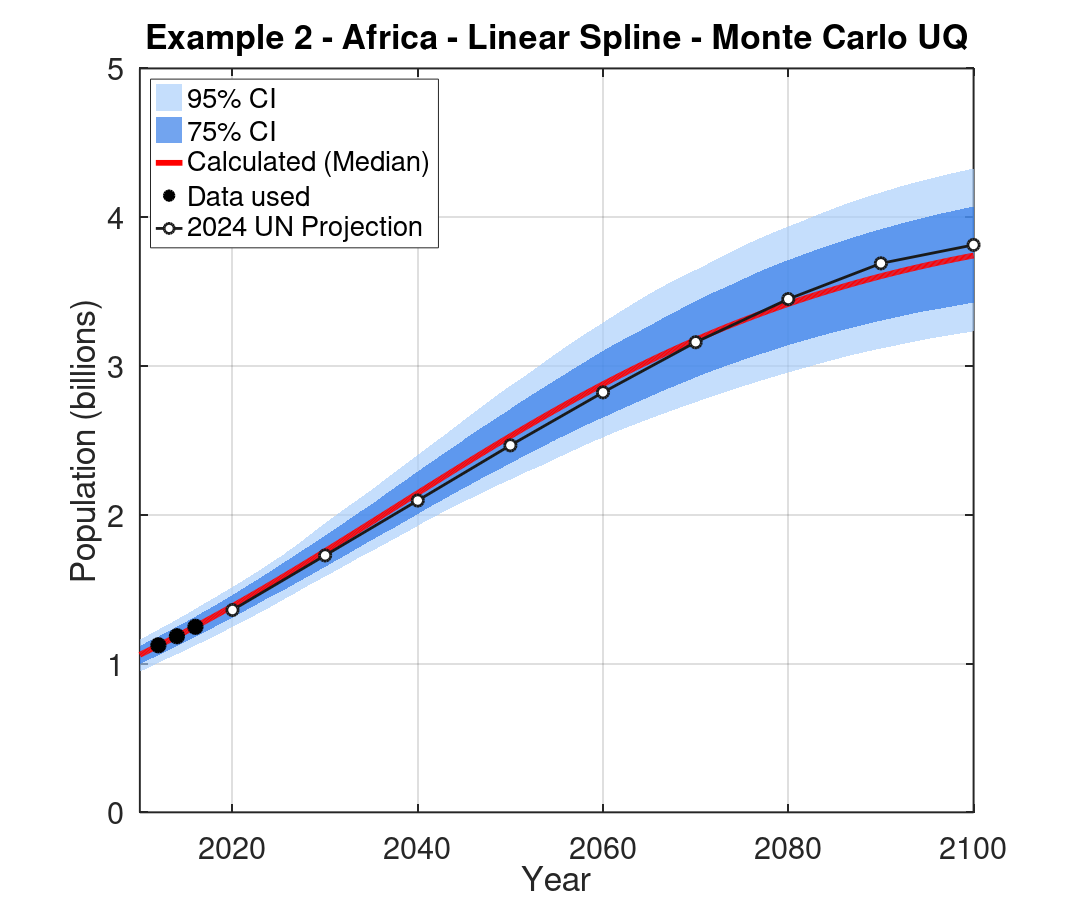

MATLAB code to generate this figure: (Note: this script raises an error after producing the figure.)
%% ================================================================
%  AFRICA MONTE CARLO UQ LINEAR SPLINES
%  dP/dt = a*P^2 + b*P
%
%  Euler Method
%  Uncertainty Quantification via Monte Carlo
%  1000 particles
%
%  Population in billions of inhabitants
% ================================================================
clear;
clc;
close all;

%  FROM DATA-SET CVS FILE WE COMPUTE k VECTOR
% ================================================================
x = [2010   2012   2014  2016]; %year

P = [1.065   1.123   1.186   1.251]; %ppulation in billions


for i = 1: length(P)-1
k(i) =(1/2)* log(P(i+1)/P(i));
end
k

%  SOLVING THE MATRIX FOR LINEAR SPLINES
% ================================================================
k=[0.026514438297459   0.027291312409614   0.026678465454620];

x=[1.123   1.186   1.251];


M = [x(1)^1 x(1)^0 0 0 ; %row 1 
%-------------------------------
     x(2)^1 x(2)^0 0 0 ; %row 2 
%-------------------------------
     0 0 x(2)^1 x(2)^0 ; %row 3
%-------------------------------
     0 0 x(3)^1 x(3)^0 ]; %row 4

      
 b= [k(1); k(2); k(2); k(3)];
 
 y = inv(M)*b %COEFFICIENTS
 
%% ------------------------------------------------
% 1. MODEL PARAMETERS
% -------------------------------------------------
a0 = -0.009428414692215;
b0 =  0.038473412234581;
P0 =  1.123;                     % billions
h = 0.125;                       % Euler step size
Nmc = 1000;                      % number of particles
anio_inicio = 2010;
anio_final  = 2100;
%% ------------------------------------------------
% 2. PARAMETER UNCERTAINTY
% -------------------------------------------------
% A normal distribution with CV = 5% is assumed.
CV_a  = 0.05;
CV_b  = 0.05;
CV_P0 = 0.05;
sigma_a  = abs(a0)*CV_a;
sigma_b  = abs(b0)*CV_b;
sigma_P0 = P0*CV_P0;
% Reset to default generator to avoid legacy error
rng('default');
rng(1);       % Seed for reproducibility
% Generation of 1000 particles
a_MC  = a0  + sigma_a*randn(Nmc,1);
b_MC  = b0  + sigma_b*randn(Nmc,1);
P0_MC = P0  + sigma_P0*randn(Nmc,1);
%% ------------------------------------------------
% 3. TIME MESH
% -------------------------------------------------
t = anio_inicio:h:anio_final;
Nt = length(t);
P_MC = zeros(Nmc,Nt);
%% ------------------------------------------------
% 4. INITIAL CONDITION
% -------------------------------------------------
indice_2012 = round((2012-anio_inicio)/h) + 1;
indice_2010 = 1;
P_MC(:,indice_2012) = P0_MC;
%% ------------------------------------------------
% 5. BACKWARD EULER: 2012 -> 2010
% -------------------------------------------------
for j = indice_2012:-1:(indice_2010+1)
    P_actual = P_MC(:,j);
    P_MC(:,j-1) = P_actual - h .* ...
        (a_MC.*P_actual.^2 + b_MC.*P_actual);
end
%% ------------------------------------------------
% 6. FORWARD EULER: 2012 -> 2100
% -------------------------------------------------
for j = indice_2012:Nt-1
    P_actual = P_MC(:,j);
    dP = a_MC.*P_actual.^2 + b_MC.*P_actual;
    P_MC(:,j+1) = P_actual + h*dP;
end
%% ------------------------------------------------
% 7. MONTE CARLO STATISTICS
% -------------------------------------------------
P_media = mean(P_MC,1);
P_75_inf = prctile(P_MC,12.5,1);
P_75_sup = prctile(P_MC,87.5,1);
P_95_inf = prctile(P_MC,2.5,1);
P_95_sup = prctile(P_MC,97.5,1);
%% ------------------------------------------------
% 8. UNITED NATIONS DATA
% -------------------------------------------------
anios_UN = [ 2020 2030 2040 2050 ...
            2060 2070 2080 2090 2100];
%deleted (2012,1.123)
Africa = [ 1.360 1.727 2.096 2.467 ...
          2.823 3.160 3.450 3.690 3.814];
%% ------------------------------------------------
% 9. OBSERVED DATA POINTS
% -------------------------------------------------
anios_obs = [2012 2014 2016];
P_obs = [1.123 1.184 1.247];
%% ------------------------------------------------
% 10. PREDICTIONS 2017-2025
% -------------------------------------------------
%anios_pred = 2017:2025;
%P_pred = interp1(t,P_media,anios_pred,'linear');
%% ------------------------------------------------
% 11. PLOT (MEJORAS VISUALES APLICADAS)
% -------------------------------------------------
fig = figure('Color','w','Units','normalized','OuterPosition',[0 0 1 1]);
hold on;
grid on;
box on;
%% 95% Confidence Interval (BLUE)
fill([t fliplr(t)], ...
     [P_95_inf fliplr(P_95_sup)], ...
     [0.65 0.80 0.98], ...
     'EdgeColor','none', ...
     'FaceAlpha',0.65);
%% 75% Confidence Interval (DEEP BLUE )
fill([t fliplr(t)], ...
     [P_75_inf fliplr(P_75_sup)], ...
     [0.15 0.45 0.90], ...
     'EdgeColor','none', ...
     'FaceAlpha',0.65);
%% Monte Carlo Mean (Red Line)
plot(t,P_media, ...
     'r-', ...
     'LineWidth',4.5);
%% Observed data: black dots
plot(anios_obs,P_obs, ...
     'ko', ...
     'MarkerFaceColor','k', ...
     'MarkerSize',11, ...
     'LineWidth',1.8);
%% United Nations Curve
plot(anios_UN,Africa,...
    'o-', ...
     'Color',[0.10 0.10 0.10], ...
     'LineWidth',2.2, ...
     'MarkerFaceColor','w', ...
     'DisplayName', 'UN Projection', ...
     'MarkerSize',9);
%% ------------------------------------------------
% 12. PLOT FORMATTING
% -------------------------------------------------
xlabel('Year','FontSize',30,'FontWeight','normal');
ylabel('Population (billions)','FontSize',30,'FontWeight','normal');
title(['Example 2 - Africa - Linear Spline - Monte Carlo UQ'], ...
       'FontSize',34,'FontWeight','bold');
xlim([2010 2100]);
legend({'95% CI','75% CI', ...
        'Calculated (Median)', ...
        'Data used', ...
        '2024 UN Projection'}, ...
        'Location','northwest', ...
        'FontSize',20);
set(gca,'FontSize',24,'LineWidth',1.5);
hold off;
%% ------------------------------------------------
% 13. FULL PAGE PDF SETUP AND EXPORT 
% -------------------------------------------------
% Page Configuration  (21.0 cm -> 25.2 cm)
set(fig, 'PaperUnits', 'centimeters');
set(fig, 'PaperOrientation', 'landscape');
set(fig, 'PaperSize', [29.7 25.2]);
set(fig, 'PaperPosition', [0 0 29.7 25.2]);
% Full exportation
exportgraphics(fig, 'C:\Users\Pc03\Desktop\Example2_Africa_MC.pdf', 'ContentType', 'vector');
%% ------------------------------------------------
% 14. DISPLAY NUMERICAL RESULTS
% -------------------------------------------------
fprintf('\n============================================\n');
fprintf('     MONTE CARLO RESULTS\n');
fprintf('============================================\n');
fprintf('Number of particles = %d\n',Nmc);
fprintf('Euler step size h   = %.3f years\n',h);
fprintf('\nNominal parameters:\n');
fprintf('a  = %.15f\n',a0);
fprintf('b  = %.15f\n',b0);
fprintf('P0 = %.3f billions\n',P0);
fprintf('\nUncertainties used:\n');
fprintf('CV(a)  = %.1f %%\n',100*CV_a);
fprintf('CV(b)  = %.1f %%\n',100*CV_b);
fprintf('CV(P0) = %.1f %%\n',100*CV_P0);
%% ------------------------------------------------
% 15. RESULTS TABLE FOR SELECTED YEARS
% -------------------------------------------------
anios_tabla = [2012 2014 2016 2017 2020 2025 ...
               2030 2040 2050 2060 2070 2080 ...
               2090 2100];
media_tabla = interp1(t,P_media,anios_tabla);
inf75_tabla = interp1(t,P_75_inf,anios_tabla);
sup75_tabla = interp1(t,P_75_sup,anios_tabla);
inf95_tabla = interp1(t,P_95_inf,anios_tabla);
sup95_tabla = interp1(t,P_95_sup,anios_tabla);
Tabla = table(anios_tabla', ...
              media_tabla', ...
              inf75_tabla', ...
              sup75_tabla', ...
              inf95_tabla', ...
              sup95_tabla', ...
              'VariableNames', ...
              {'Year','Mean','CI75_Inf','CI75_Sup',...
               'CI95_Inf','CI95_Sup'});
disp(Tabla);
